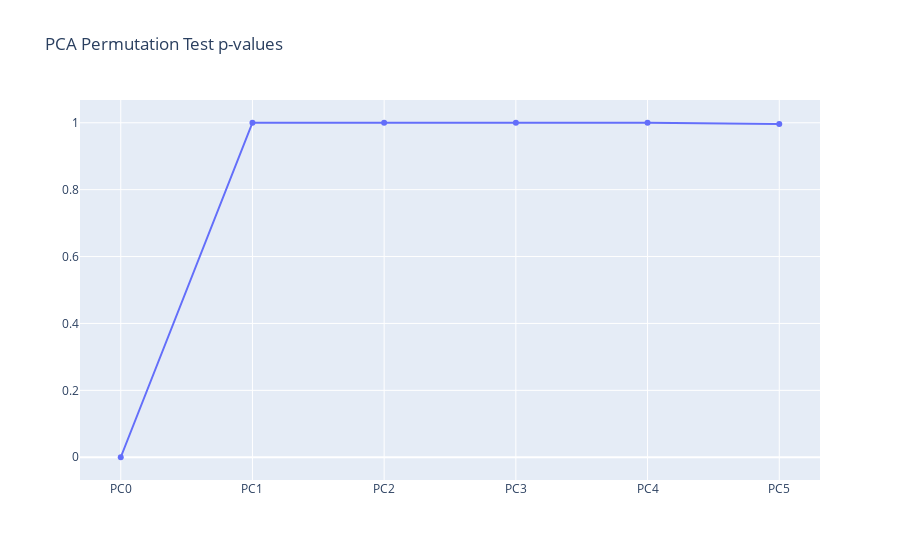

Source (notebook cell):
### Code cell
import matplotlib.pyplot as plt
from mpl_toolkits.mplot3d import Axes3D
import numpy as np
from sklearn import datasets
from sklearn.decomposition import PCA
from pandas import DataFrame
import plotly.graph_objects as go
# https://scikit-learn.org/stable/modules/generated/sklearn.decomposition.PCA.html
np.random.seed(5)

dfWithType = df2[['English Language Arts Achievement', 'Social Studies Achievement', 
          'Mathematics Achievement', 'Science Achievement', 'School Type','Percent of Economically Disadvantaged Students']].copy()
dfWithType = dfWithType.dropna(axis=0)

#Permutation Test snippet by Tiago Toledo Jr in https://towardsdatascience.com/pca-102-should-you-use-pca-how-many-components-to-use-how-to-interpret-them-da0c8e3b11f0

#Process to know number of components needed
# Save initial variance ratio

pca = PCA()
pca.fit(dfWithType)
original_variance = pca.explained_variance_ratio_

# Number of tests

N_permutations = 1000
variance = np.zeros((N_permutations, len(dfWithType.columns)))

# Generate datasets
for i in range(N_permutations):
    x_aux = dfWithType.copy()
    for col in dfWithType.columns:
        x_aux[col] = dfWithType[col].sample(len(dfWithType)).values

    pca.fit(x_aux)
    variance[i, :] = pca.explained_variance_ratio_

# Calculate p value

p_val = np.sum(variance > original_variance, axis=0) / N_permutations

# Display

fig = go.Figure()

fig.add_trace(go.Scatter(x=[f'PC{i}' for i in range(len(dfWithType.columns))], y=p_val, name='p-value on significance'))
fig.update_layout(title="PCA Permutation Test p-values")

### Figure 1 — Plotly figure (JSON) as saved in the notebook; plotly's stock layout.template omitted (floating-point values rounded to 4 significant figures)
{"data": [{"name": "p-value on significance", "type": "scatter", "x": ["PC0", "PC1", "PC2", "PC3", "PC4", "PC5"], "y": [0, 1, 1, 1, 1, 0.996]}], "layout": {"title": {"text": "PCA Permutation Test p-values"}}}
